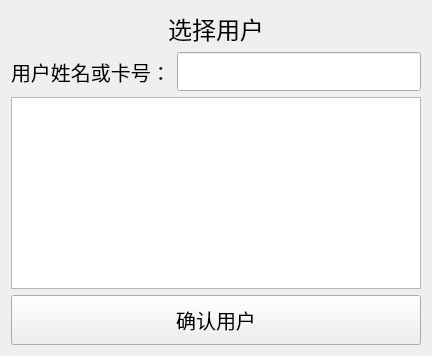
          <widget class="QWidget" name="page_selectUser">
           <layout class="QGridLayout" name="gridLayout_4">
            <item row="0" column="0">
             <widget class="QLabel" name="label_title_selectUser">
              <property name="font">
               <font>
                <pointsize>18</pointsize>
               </font>
              </property>
              <property name="text">
               <string>选择用户</string>
              </property>
              <property name="alignment">
               <set>Qt::AlignCenter</set>
              </property>
              <property name="margin">
               <number>5</number>
              </property>
             </widget>
            </item>
            <item row="1" column="0">
             <layout class="QHBoxLayout" name="horizontalLayout">
              <item>
               <widget class="QLabel" name="label_inputSearchUserHint">
                <property name="font">
                 <font>
                  <pointsize>15</pointsize>
                 </font>
                </property>
                <property name="text">
                 <string>用户姓名或卡号：</string>
                </property>
               </widget>
              </item>
              <item>
               <widget class="QLineEdit" name="lineEdit_searchUser">
                <property name="font">
                 <font>
                  <pointsize>20</pointsize>
                 </font>
                </property>
               </widget>
              </item>
             </layout>
            </item>
            <item row="2" column="0">
             <widget class="modifiedTableWidget" name="tableWidget_displayUser">
              <property name="font">
               <font>
                <pointsize>12</pointsize>
               </font>
              </property>
             </widget>
            </item>
            <item row="3" column="0">
             <widget class="QPushButton" name="pushButton_confirmUser">
              <property name="minimumSize">
               <size>
                <width>0</width>
                <height>50</height>
               </size>
              </property>
              <property name="font">
               <font>
                <pointsize>15</pointsize>
               </font>
              </property>
              <property name="text">
               <string>确认用户</string>
              </property>
             </widget>
            </item>
           </layout>
          </widget>
